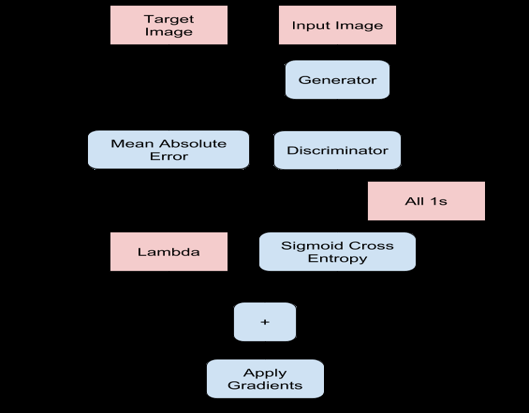
#> input picture Images/Generator_loss.png, 529 x 413 px; its folder holds only this picture in this run
$ python 'create_lowLight_dataset(single_dir).py'
#> lines starting #> are read from the running program, lines starting #| are printed output that depends on the picture
import os
import numpy as np
import cv2
import random
from PIL import Image
import matplotlib.pyplot as plt

height = 256
width = 256
dataset_dir = r'/home/wireshark/Documents/CDAC/Project/Dataset/indoorCVPR_09/Images'
output_dir = r'/home/wireshark/Documents/CDAC/Project/Dataset/indoorCVPR_09/lowLight_Data'

original = os.listdir(dataset_dir)
os.chdir(dataset_dir)
for i in range(len(original)):
    try:
        random_scale = round(random.uniform(0.15,0.36),2)
        original_image = cv2.imread(original[i])
#> original_image is the input picture: shape (413, 529, 3); mean B, G, R 45.4, 43.4, 44.3
        Resize_original_image = cv2.resize(original_image, (256, 256),interpolation = cv2.INTER_NEAREST)
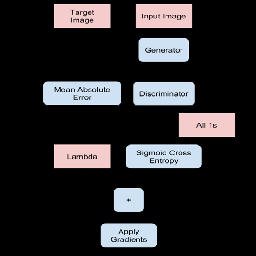
#> Resize_original_image: shape (256, 256, 3); mean B, G, R 45.1, 43.1, 44
        Roriginal_image = cv2.cvtColor(Resize_original_image,cv2.COLOR_BGR2RGB)
        hsvImg = cv2.cvtColor(Roriginal_image,cv2.COLOR_BGR2HSV)
#> hsvImg: shape (256, 256, 3); mean H, S, V 12.3, 8.5, 48.3
        hsvImg[...,2] = hsvImg[...,2]*random_scale
#> hsvImg: shape (256, 256, 3); mean H, S, V 12.3, 8.5, 15.8
        low_image = cv2.cvtColor(hsvImg,cv2.COLOR_HSV2RGB)
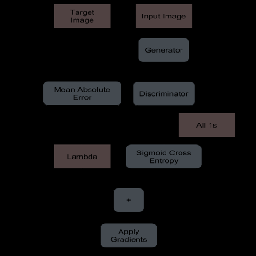
#> low_image: shape (256, 256, 3); mean B, G, R 14.7, 14, 14.4
        gan_image = np.concatenate((low_image, Resize_original_image), axis=1)
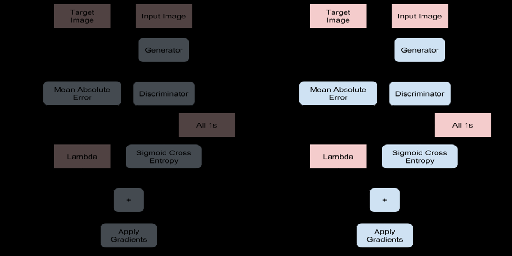
#> gan_image: shape (256, 512, 3); mean B, G, R 29.9, 28.6, 29.2
        cv2.imwrite(os.path.join(output_dir,original[i]),gan_image)
        print('try')
        print(original[i])
    except IOError:
        print('except')
        print(original[i])
        pass
    break
